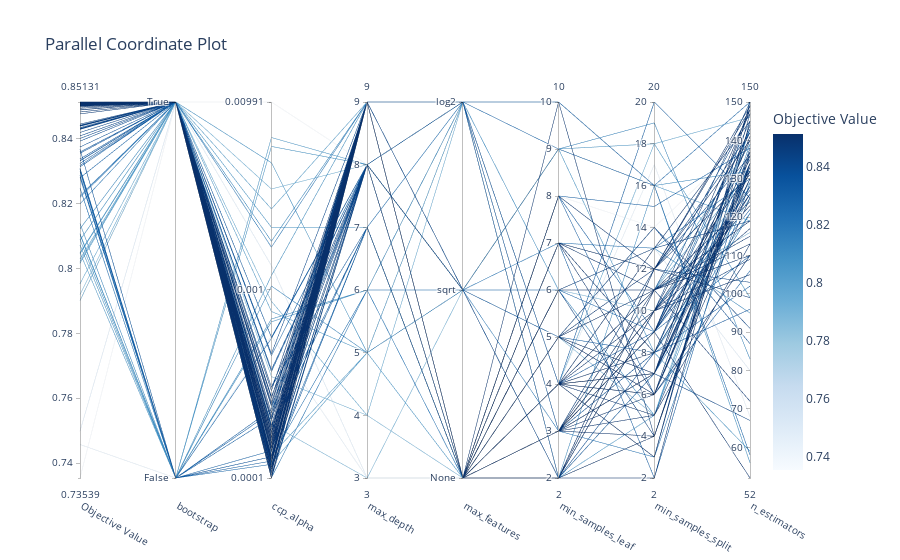

Notebook code cell kept with this figure:
### Code cell
optuna.visualization.plot_parallel_coordinate(study_rf_balanced)
